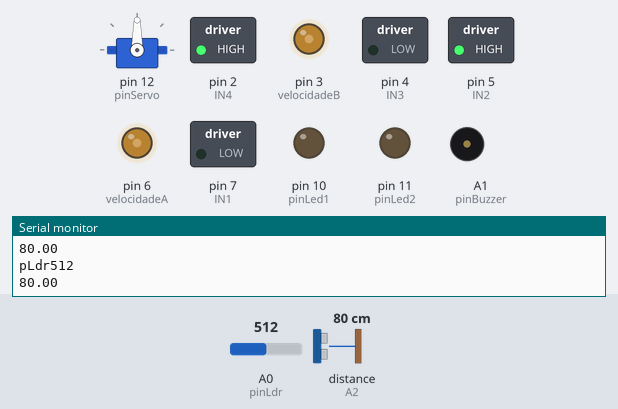
A sketch run on a simulated Arduino Uno, built with avr-gcc and run on an emulated ATmega328P. Shown: servo, switched loads named in the sketch (green lamp = pin HIGH), output pins drawn as LEDs (lit = HIGH), buzzer (waves = sounding, pin HIGH), the last lines printed to the serial monitor. Dashed ring = blinking. Inputs (shaded band) come from the test bench; at power-on: distance to the obstacle (sensor on A2) 80 cm, A0 (pinLdr) = 512. The echo pulse lasts 58.3 µs per cm; pins used as bus, display or sensor lines are not drawn.

Above: at 1.2 s.
1.3 s: distance to the obstacle (sensor on A2) set to 10 cm
2.8 s: distance to the obstacle (sensor on A2) set to 7 cm
At 3.47 s:
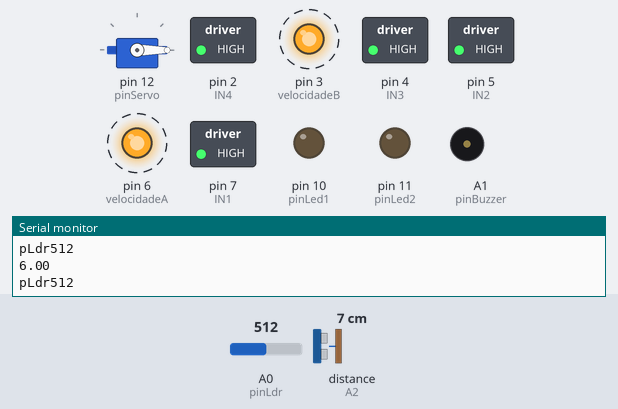
5.8 s: A0 (pinLdr) set to 871
8.8 s: A0 (pinLdr) set to 891
At 10.29 s:
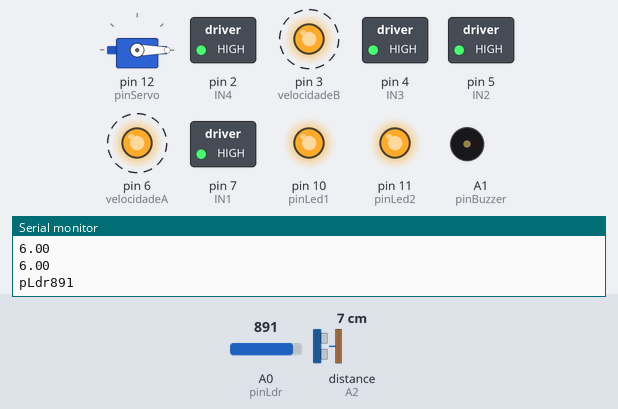
11.8 s: A0 (pinLdr) set to 870
At 13.34 s:
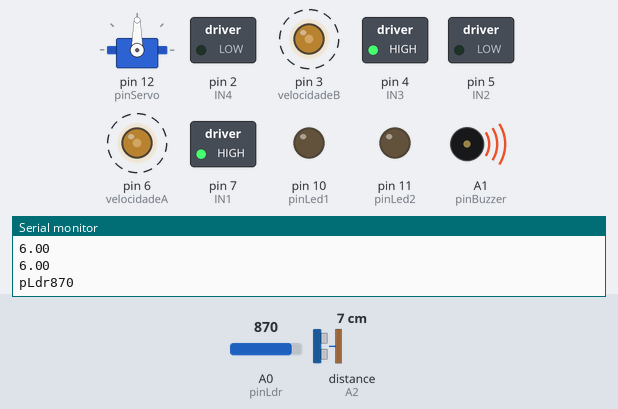
14.8 s: A0 (pinLdr) set to 890
At 15.05 s:
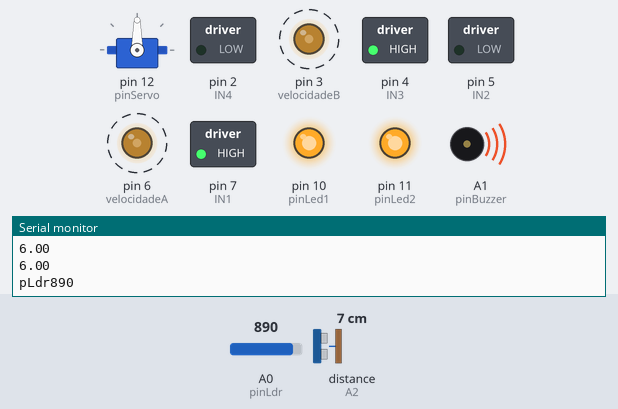
Timing chart, 0 to 18.8 s (numbered marks = the images above; inputs shaded):
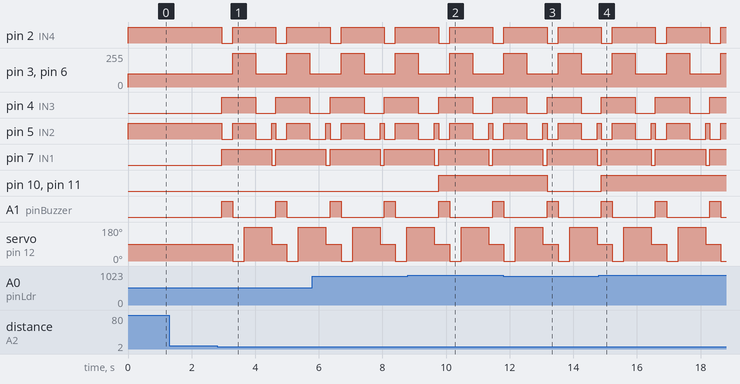

The sketch:

Rob_1.0.ino
```cpp
// Robô: GF-18
// Autor: Gilson Filho
// O programa tem como objetivo fazer o robô andar autonomamente, desviando de obstaculos, através de um sensor ultrassonico;

//Declarando bibliotecas necessarias
#include<Ultrasonic.h> // Biblioteca do sensor ultrassonico
#include<Servo.h> // Biblioteca para o servo motor

//Definindo portas digitais para o Sensor ultrassonico
#define echoPin A2 // Porta de recebimento do eco da onda atraves do echo
#define trigPin A3 // Porta de envio da onde atraves do trig

//Inicializa o sensor nos pinos definidos acima
Ultrasonic ultrasonic(trigPin,echoPin);

//Declarando o objeto para o servo motor
Servo myservo;

//Declarando o pino do servo motor
#define pinServo 12

//Pinos do Farol
#define pinLdr A0
#define pinLed1 10
#define pinLed2 11
int pLdr;

//Pino do buzzer
#define pinBuzzer A1


//Variaveis auxiliares para o sensor ultrassonico
long microsec = 0;
float distanciaCM = 0;
float distancia = 0;
float distancia1 = 0;

//Variaveis para controlar a velocidade dos motores
int velocidadeA = 6;
int velocidadeB = 3;
//int b = 100;
//int c = 100;

//Variaveis dos motores
int IN1 = 7;
int IN2 = 5;
int IN3 = 4;
int IN4 = 2;

void setup(){

  //Definindo a frequencia de dados do monitor serial
  Serial.begin(9600);

  //Ligando a porta digital do servo
  myservo.attach(pinServo);

  //Ligando as portas digitais de saida dos motores
  pinMode(IN1, OUTPUT);
  pinMode(IN2, OUTPUT);
  pinMode(IN3, OUTPUT);
  pinMode(IN4, OUTPUT);

  //Ligando as portas digitais de saida para controle de velocidade
  pinMode(velocidadeA, OUTPUT);
  pinMode(velocidadeB, OUTPUT);

  //Ligando as portas digitais de entrada e saida do sensor ultrassonico
  pinMode(echoPin, INPUT);
  pinMode(trigPin, OUTPUT);

  //Ligando as portas do farol
  pinMode(pinLed1,OUTPUT);
  pinMode(pinLed2,OUTPUT);

  //Ligando a porta do buzzer
  pinMode(pinBuzzer,OUTPUT);

  //Inciando os leds desligados
  digitalWrite(pinLed1,LOW);
  digitalWrite(pinLed2,LOW);

 // b = map(analogRead(pinPot),0,1023,0,255);
 // c = b + 50;


}

void loop(){

  myservo.write(90); //Servo na posiçao 90 (Frente)
  motorFrente(); // Robô anda pra frente
  delay(100);
  distancia = ultrasonico(); // Verifica a distancia do obstaculo a frente
  Serial.println(distancia); // Imprimi a distancia em cm no Monitor serial
  delay(10); // Espera 10 microsegundos

  pLdr = analogRead(pinLdr);
  delay(10);
  Serial.print("pLdr" );
  Serial.println(pLdr);
  delay(10);

  farol();

  if(distancia <= 7){ // Se a distancia do obstaculo for menor ou igual

    digitalWrite(pinBuzzer,HIGH);//Aciona o Buzzer
    motorRe(); // Motor vai para trás, para dimunuir a inercia e impedir que haja uma colisão com o obstaculo
    delay(350); // Espera 350 milisegundos
    digitalWrite(pinBuzzer,LOW);//Desliga o Buzzer
    motorPara();// Robô para
    myservo.write(0); // Servo motor vai para a posição 0 (Esquerda)
    delay(300); // Espera 350 milisegundos
    distancia = ultrasonico(); // Verifica a distancia do obstaculo a esquerda
    delay(50); // Espera 50 milisegundos
    Serial.println(distancia); //Imprimi a distancia em cm no Monitor serial
    delay(10); // Espera 10 milisegundos
    myservo.write(180); // Servo motor vai para a posição 180 (Direita)
    delay(300); // Espera 350 milisegundos
    distancia1 = ultrasonico(); // Verifica a distancia do obstaculo a direita
    delay(50); // Espera 50 milisegundos
    Serial.println(distancia1); //Imprimi a distancia em cm no Monitor serial
    delay(10); // Espera 10 miliosegundos

    if(distancia <= distancia1){  // Se a distancia da esquerda for maior que da direita

      motorDireita(); // Robô vai para a esquerda
      delay(500); // Espera 500 milisegundos

    }
    else{ // Se nao

      motorEsquerda(); // Robô vai para a direita
      delay(500); // Espera 500 milisegundos

    }
  }

}


//Funçao para o robô ir para frente + controle de velocidade
void motorFrente(){


    digitalWrite(IN1, LOW);
    digitalWrite(IN2, HIGH);
    analogWrite(velocidadeA,100); // Velocidade em 100/255
    digitalWrite(IN3, LOW);
    digitalWrite(IN4, HIGH);
    analogWrite(velocidadeB,100); // Velocidade em 100/255

}

//Funçao para o robô dar re + controle de velocidade
void motorRe(){

    digitalWrite(IN1, HIGH);
    digitalWrite(IN2, LOW);
    analogWrite(velocidadeA,100); // Velocidade em 100/255
    digitalWrite(IN3, HIGH);
    digitalWrite(IN4, LOW);
    analogWrite(velocidadeB,100); // Velocidade em 100/255

}

//Funçao para o robô ir para esquerda + controle de velocidade
void motorDireita(){

    digitalWrite(IN1, HIGH);
    digitalWrite(IN2, LOW);
    analogWrite(velocidadeA,100); // Velocidade em 100/255
    digitalWrite(IN3, LOW);
    digitalWrite(IN4, HIGH);
    analogWrite(velocidadeB,100); // Velocidade em 100/255

}

//Funçao para o robô ir para direita + controle de velocidade
void motorEsquerda(){

    digitalWrite(IN1, LOW);
    digitalWrite(IN2, HIGH);
    analogWrite(velocidadeA,100); // Velocidade em 100/255
    digitalWrite(IN3, HIGH);
    digitalWrite(IN4, LOW);
    analogWrite(velocidadeB,100); // Velocidade em 100/255

}

//Funçao para o robô parar
void motorPara(){

    analogWrite(velocidadeA,255);
    analogWrite(velocidadeB,255);
    digitalWrite(IN1, HIGH);
    digitalWrite(IN2, HIGH);
    digitalWrite(IN3, HIGH);
    digitalWrite(IN4, HIGH);

}

//Função para medir a distancia de um obstaculo
float ultrasonico(){


  digitalWrite(trigPin, LOW); // Desliga a porta digital do Trigpin
  delayMicroseconds(2); // Espera 2 microsegundos
  digitalWrite(trigPin, HIGH); // Liga a porta do Trigpin
  delayMicroseconds(10); // Espera 10 microsegundos
  digitalWrite(trigPin, LOW); // Desliga a porta digital do Trigpin
  microsec = ultrasonic.timing(); // Le as informações do sensor
  int distancia = ultrasonic.convert(microsec, Ultrasonic::CM); // Converte a distancia em CM
  return(distancia); // Retorna o valor da distancia

}

int farol(){

  if(pLdr > 880){ //Se o nível de luminosidade do ldr for maior do que 820

    digitalWrite(pinLed1,HIGH); //Liga o led 1
    digitalWrite(pinLed2,HIGH); //Liga o led 2

  }
  else{ //Se não

    digitalWrite(pinLed1,LOW); //Desliga o led 1
    digitalWrite(pinLed2,LOW); //Desliga o led 2

  }

}
```

Measured:
- the behaviour switches between 9 and 8 cm on distance to the obstacle (sensor on A2) (found by bisection; images 0 and 1)
- the behaviour switches between 880 and 881 on A0 (pinLdr) (found by bisection; images 1 and 2)
- after the input at 2.8 s, pin 2 (IN4): alternates HIGH for 1.4 s and LOW for 0.35 s, starting after 0.14 s; pin 3 (velocidadeB): alternates 255/255 for 0.72 s and 100/255 for 0.98 s, starting after 0.49 s
- after the input at 8.8 s, pin 10 (pinLed1), pin 11 (pinLed2): LOW → HIGH after 0.96 s
- after the input at 11.8 s, pin 10 (pinLed1), pin 11 (pinLed2): HIGH → LOW after 1.4 s
- after the input at 14.8 s, pin 10 (pinLed1), pin 11 (pinLed2): LOW → HIGH after 0.08 s
